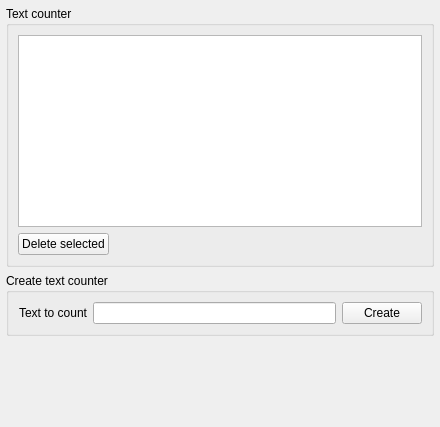
<?xml version="1.0" encoding="UTF-8"?>
<ui version="4.0">
 <class>widget</class>
 <widget class="QWidget" name="widget">
  <property name="geometry">
   <rect>
    <x>0</x>
    <y>0</y>
    <width>440</width>
    <height>427</height>
   </rect>
  </property>
  <property name="sizePolicy">
   <sizepolicy hsizetype="Expanding" vsizetype="MinimumExpanding">
    <horstretch>1</horstretch>
    <verstretch>0</verstretch>
   </sizepolicy>
  </property>
  <property name="windowTitle">
   <string/>
  </property>
  <layout class="QVBoxLayout" name="verticalLayout_3">
   <property name="leftMargin">
    <number>6</number>
   </property>
   <property name="topMargin">
    <number>6</number>
   </property>
   <property name="rightMargin">
    <number>6</number>
   </property>
   <property name="bottomMargin">
    <number>6</number>
   </property>
   <item>
    <widget class="QGroupBox" name="groupBox_3">
     <property name="title">
      <string>Text counter</string>
     </property>
     <layout class="QVBoxLayout" name="verticalLayout">
      <item>
       <widget class="QTableView" name="tableView">
        <property name="sizePolicy">
         <sizepolicy hsizetype="Expanding" vsizetype="Expanding">
          <horstretch>0</horstretch>
          <verstretch>2</verstretch>
         </sizepolicy>
        </property>
        <property name="editTriggers">
         <set>QAbstractItemView::EditTrigger::NoEditTriggers</set>
        </property>
        <property name="alternatingRowColors">
         <bool>true</bool>
        </property>
        <property name="selectionBehavior">
         <enum>QAbstractItemView::SelectionBehavior::SelectRows</enum>
        </property>
        <attribute name="horizontalHeaderCascadingSectionResizes">
         <bool>true</bool>
        </attribute>
       </widget>
      </item>
      <item>
       <layout class="QHBoxLayout" name="horizontalLayout">
        <item>
         <widget class="QPushButton" name="pb_deleteSelected">
          <property name="text">
           <string>Delete selected</string>
          </property>
         </widget>
        </item>
        <item>
         <spacer name="horizontalSpacer">
          <property name="orientation">
           <enum>Qt::Orientation::Horizontal</enum>
          </property>
          <property name="sizeHint" stdset="0">
           <size>
            <width>40</width>
            <height>20</height>
           </size>
          </property>
         </spacer>
        </item>
       </layout>
      </item>
     </layout>
    </widget>
   </item>
   <item>
    <widget class="QGroupBox" name="groupBox">
     <property name="title">
      <string>Create text counter</string>
     </property>
     <layout class="QGridLayout" name="gridLayout">
      <item row="0" column="2">
       <widget class="QPushButton" name="pb_create">
        <property name="text">
         <string>Create</string>
        </property>
       </widget>
      </item>
      <item row="0" column="0">
       <widget class="QLabel" name="label">
        <property name="text">
         <string>Text to count</string>
        </property>
        <property name="alignment">
         <set>Qt::AlignmentFlag::AlignRight|Qt::AlignmentFlag::AlignTrailing|Qt::AlignmentFlag::AlignVCenter</set>
        </property>
       </widget>
      </item>
      <item row="0" column="1">
       <widget class="QLineEdit" name="ed_textToCount"/>
      </item>
     </layout>
    </widget>
   </item>
   <item>
    <spacer name="verticalSpacer">
     <property name="orientation">
      <enum>Qt::Orientation::Vertical</enum>
     </property>
     <property name="sizeHint" stdset="0">
      <size>
       <width>20</width>
       <height>0</height>
      </size>
     </property>
    </spacer>
   </item>
  </layout>
 </widget>
 <resources/>
 <connections/>
</ui>
